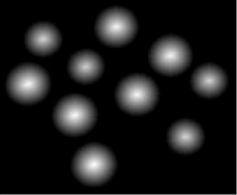
%> input picture Lab4/Part3-Watershed_Lines_Countour_Segmentation/CoinsG.png, 237 x 195 px
$ octave Watershed_Lines_Contour_Segmentation.m   (GNU Octave 9; MATLAB toolbox functions it lacks are replaced by stand-ins)
%> lines starting %> are read from the running program, lines starting %| are printed output that depends on the picture; in (x1, y1, x2, y2) boxes, pixels count from 0 and x2, y2 are one past the last pixel; in counts of white or black regions, pixels touching at a corner belong together; the program's own positions count from 1
% Code adapted from ENCM 503 L8 slides 35-38
ImG = imread('CoinsG.png');
%> ImG is the input picture: size 195x237 uint8; min 0, max 251, mean 27

%Gradient Magnitude as the segmentation Function
hy = fspecial('sobel');
hx = hy';
Iy = imfilter(double(ImG), hy, 'replicate');
Ix = imfilter(double(ImG), hx, 'replicate');
gradmag = sqrt(Ix.^2 + Iy.^2); %generate gradient distribution

%Mark the foreground objects
se = strel('disk', 15);
Io = imopen(ImG, se);
Ie = imerode(ImG, se);
Iobr = imreconstruct(Ie, ImG);
Ioc = imclose(Io, se);
Iobrd = imdilate(Iobr, se);
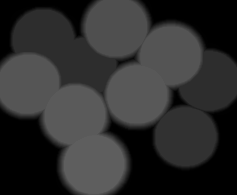
%> Iobrd: size 195x237 uint8; min 0, max 94, mean 46
Iobrcbr = imreconstruct( imcomplement(Iobrd), imcomplement(Iobr) );
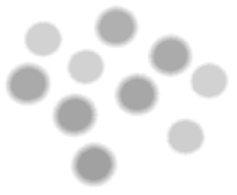
%> Iobrcbr: size 195x237 uint8; min 161, max 255, mean 238
Iobrcbr = imcomplement(Iobrcbr);
fgm = imregionalmax(Iobrcbr);
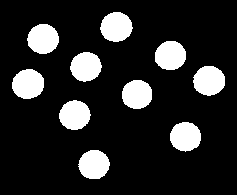
%> fgm: size 195x237 logical; 15.8% white; 10 white regions, largest, box (x1, y1, x2, y2) and area: (12, 69, 44, 99) 758, (100, 12, 133, 42) 751, (193, 66, 225, 96) 748
I2 = ImG;
I2(fgm) = 255;
%> I2: size 195x237 uint8; 15.84% of pixels changed, all inside (x1, y1, x2, y2) = (12, 12, 225, 179)
se2 = strel(ones(5, 5));
fgm2 = imclose(fgm, se2);
%> fgm2: size 195x237 logical; 15.8% white; 10 white regions, largest, box (x1, y1, x2, y2) and area: (12, 69, 44, 99) 758, (100, 12, 133, 42) 751, (193, 66, 225, 96) 750
fgm3 = imerode(fgm2, se2);
%> fgm3: size 195x237 logical; 10.9% white; 10 white regions, largest, box (x1, y1, x2, y2) and area: (14, 71, 42, 97) 526, (103, 14, 130, 40) 518, (195, 68, 223, 93) 518
fgm4 = bwareaopen(fgm3, 20);
I3 = ImG;
I3(fgm4) = 255;
%> I3: size 195x237 uint8; 10.9% of pixels changed, all inside (x1, y1, x2, y2) = (14, 14, 223, 177)

%Compute background markers
bw = imbinarize(Iobrcbr);
%> bw: size 195x237 logical; 23.7% white; 10 white regions, largest, box (x1, y1, x2, y2) and area: (73, 144, 115, 185) 1333, (54, 95, 96, 135) 1292, (7, 64, 49, 103) 1281
D = bwdist(bw);
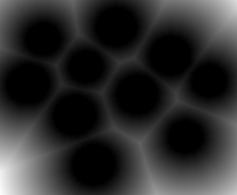
%> D: size 195x237 single; min 0, max 77.16, mean 13.6; drawn with min black and max white
DL = watershed(D);
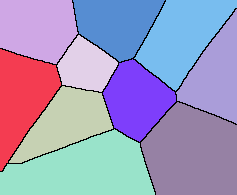
%> DL: size 195x237 uint8; 11 distinct labels, from 0 to 10; one colour per label, 0 black
bgm = DL == 0;
%> bgm: size 195x237 logical; 2.8% white in thin lines or dots

%Compute the watershed transformation of the segmentation function
gradmag2 = imimposemin(gradmag,bgm | fgm4);
L = watershed(gradmag2);
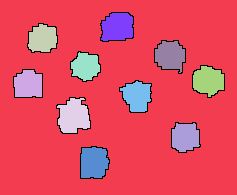
%> L: size 195x237 uint8; 12 distinct labels, from 0 to 11; one colour per label, 0 black

%VIsualize the result
I4 = ImG;

I4(imdilate(L == 0, ones(3, 3)) | bgm | fgm4) = 255;
Lrgb = label2rgb(L, 'jet', 'w', 'shuffle');
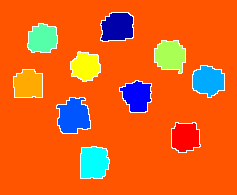
%> Lrgb: size 195x237x3 uint8; mean R, G, B 230.6, 98.4, 30

figure
subplot(1, 4, 1), imshow(ImC), title('Original');
%> (this line was passed over: ImC is not available in this run)
subplot(1, 4, 2), imshow(bgm), title('Watershed lines');
subplot(1, 4, 3), imshow(I4), title('Segmented');
subplot(1, 4, 4), imshow(Lrgb), title('Composed');
